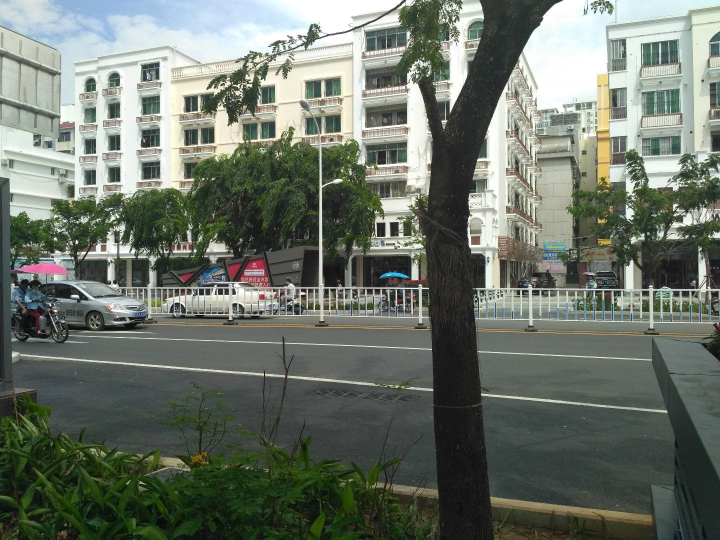
#> input picture demo.jpg, 1440 x 1080 px (shown at 1/2 size)
$ python filtered_images.py
#> lines starting #> are read from the running program, lines starting #| are printed output that depends on the picture
import numpy as np
import matplotlib.pyplot as plt
from scipy.signal import butter, cheby1, cheby2, ellip, filtfilt
import cv2

# 滤波器设计参数
order = 4  # 滤波器阶数
cutoff = 0.1  # 截止频率（归一化频率，0.1 对应于 Nyquist 频率的 10%）

# 设计 Butterworth 滤波器
b_butter, a_butter = butter(order, cutoff, btype='low', analog=False)

# 设计 Chebyshev Type I 滤波器
b_cheby1, a_cheby1 = cheby1(order, 1, cutoff, btype='low', analog=False)

# 设计 Chebyshev Type II 滤波器
b_cheby2, a_cheby2 = cheby2(order, 20, cutoff, btype='low', analog=False)

# 设计 Elliptic 滤波器
b_ellip, a_ellip = ellip(order, 1, 20, cutoff, btype='low', analog=False)

# 读取图像并转换为灰度图像
image = cv2.imread('demo.jpg', cv2.IMREAD_GRAYSCALE)
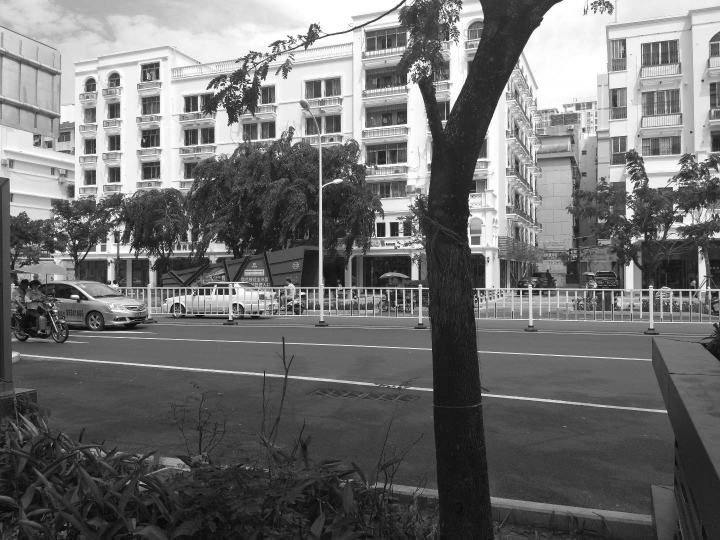
#> image: shape (1080, 1440) (shown at 1/2 size); min 0, max 255, mean 112.4

# 对图像的每一行和每一列应用滤波器
def apply_filter(image, b, a):
    filtered_image = np.zeros_like(image)
    # 对每一行应用滤波器
    for i in range(image.shape[0]):
        filtered_image[i, :] = filtfilt(b, a, image[i, :])
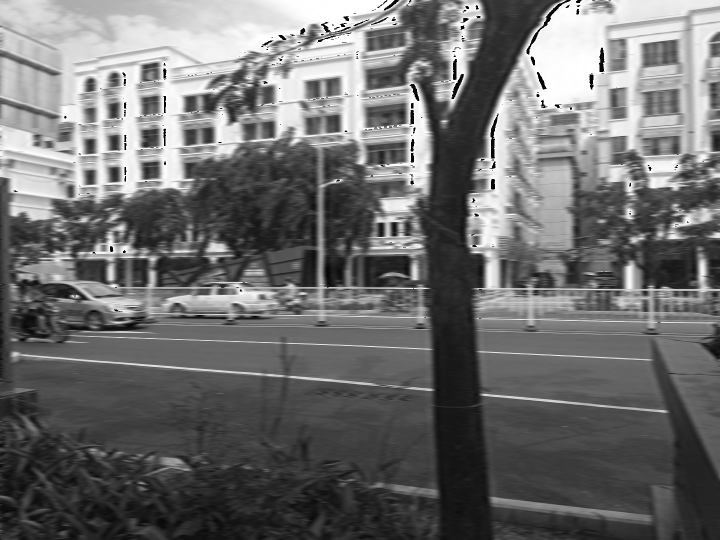
#> filtered_image: shape (1080, 1440) (shown at 1/2 size); min 0, max 255, mean 110.6
    # 对每一列应用滤波器
    for j in range(image.shape[1]):
        filtered_image[:, j] = filtfilt(b, a, filtered_image[:, j])
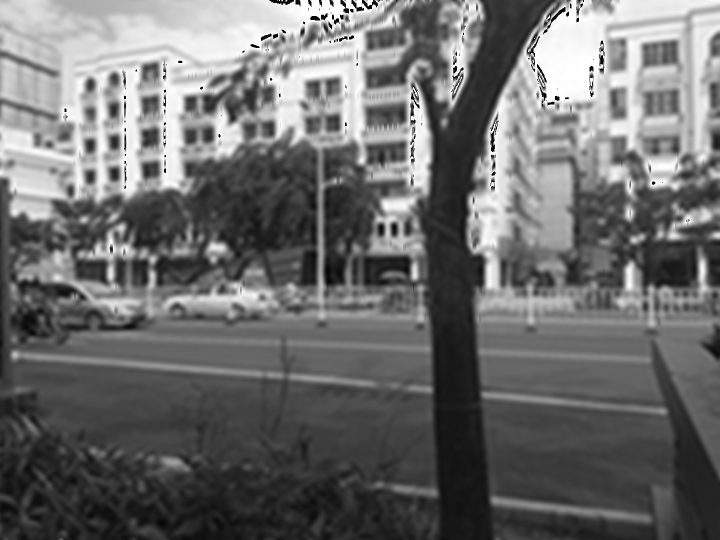
#> filtered_image: shape (1080, 1440) (shown at 1/2 size); min 0, max 255, mean 109.5
    return filtered_image

# 应用不同的滤波器
image_butter = apply_filter(image, b_butter, a_butter)
image_cheby1 = apply_filter(image, b_cheby1, a_cheby1)
#> after the loop in apply_filter (call 2), `for i in range(image.shape[0]):`:
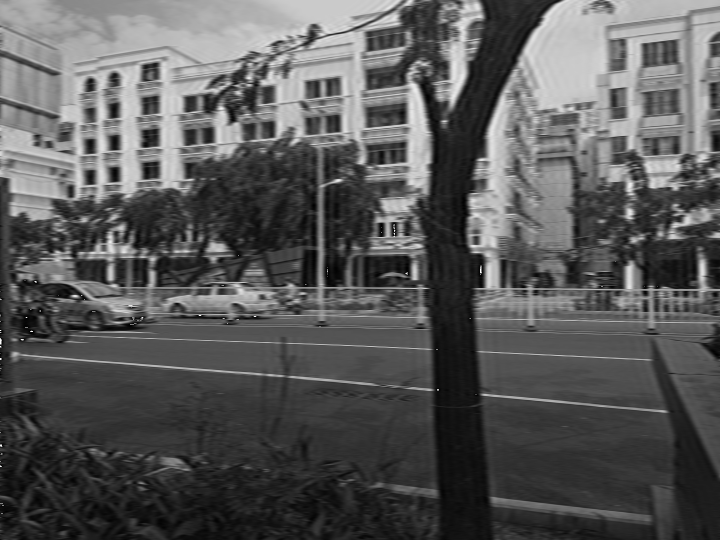
#> filtered_image: shape (1080, 1440) (shown at 1/2 size); min 0, max 255, mean 88.9
#> after the loop in apply_filter (call 2), `for j in range(image.shape[1]):`:
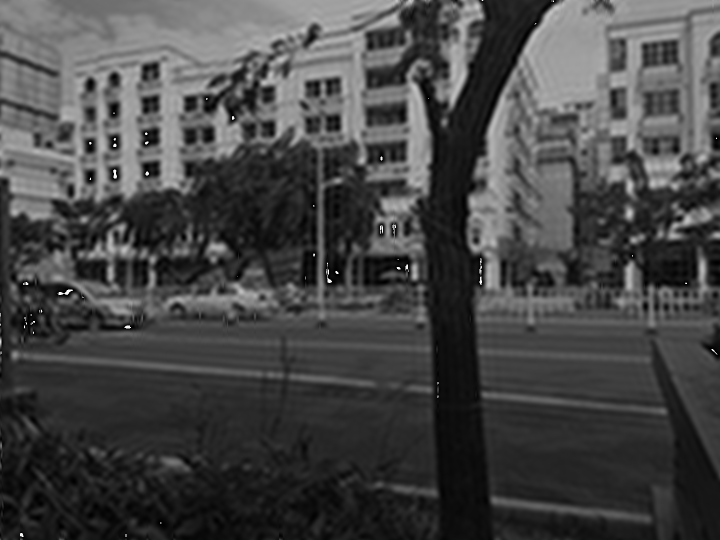
#> filtered_image: shape (1080, 1440) (shown at 1/2 size); min 0, max 255, mean 70.3
image_cheby2 = apply_filter(image, b_cheby2, a_cheby2)
#> after the loop in apply_filter (call 3), `for j in range(image.shape[1]):`:
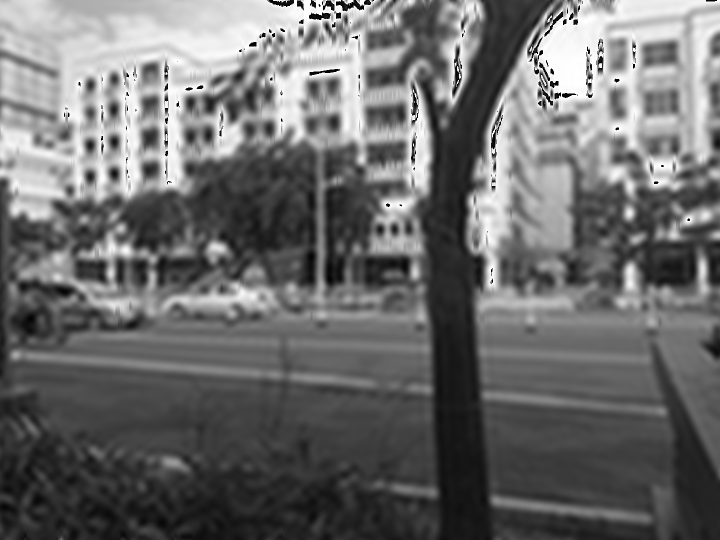
#> filtered_image: shape (1080, 1440) (shown at 1/2 size); min 0, max 255, mean 108.5
image_ellip = apply_filter(image, b_ellip, a_ellip)

# 绘制原始图像和滤波后的图像
plt.figure(figsize=(12, 8))
plt.subplot(231), plt.imshow(image, cmap='gray')
plt.title('Original Image'), plt.xticks([]), plt.yticks([])

plt.subplot(232), plt.imshow(image_butter, cmap='gray')
plt.title('Butterworth Filtered Image'), plt.xticks([]), plt.yticks([])

plt.subplot(233), plt.imshow(image_cheby1, cmap='gray')
plt.title('Chebyshev Type I Filtered Image'), plt.xticks([]), plt.yticks([])

plt.subplot(234), plt.imshow(image_cheby2, cmap='gray')
plt.title('Chebyshev Type II Filtered Image'), plt.xticks([]), plt.yticks([])

plt.subplot(235), plt.imshow(image_ellip, cmap='gray')
plt.title('Elliptic Filtered Image'), plt.xticks([]), plt.yticks([])

# 保存结果
plt.tight_layout()
plt.savefig('filtered_images.png')
plt.show()
